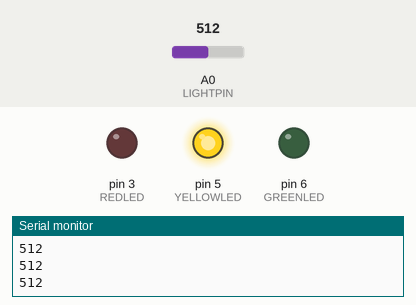
This sketch was run on a simulated Arduino Uno, built with avr-gcc and run on an emulated ATmega328P. On the bench: output pins drawn as LEDs (lit = HIGH), the last lines printed to the serial monitor. The test bench sets the inputs (shaded band); at power-on: A0 (LIGHTPIN) = 512.

Above: at 1.2 s.
1.3 s: A0 (LIGHTPIN) set to 584
2.8 s: A0 (LIGHTPIN) set to 613
At 4.0 s:
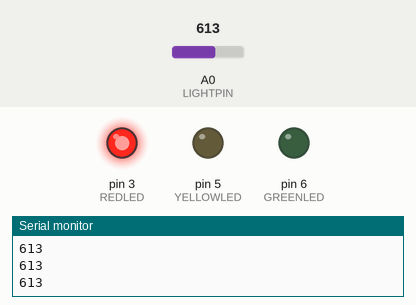
4.3 s: A0 (LIGHTPIN) set to 190
At 5.4 s:
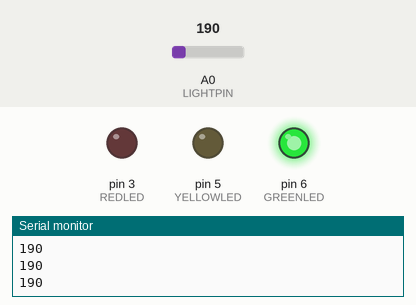
5.8 s: A0 (LIGHTPIN) set to 218
At 6.7 s:
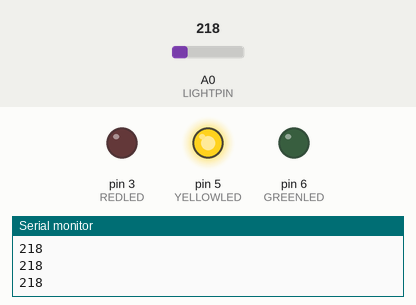
7.3 s: A0 (LIGHTPIN) set to 122
At 8.0 s:
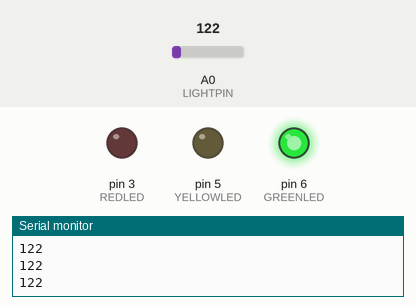
Timing chart, 0 to 9.8 s (numbered marks = the images above; inputs shaded):
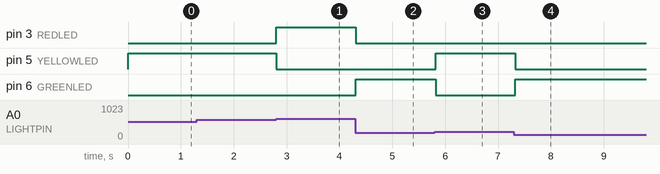

The sketch:

Exercise10_LEDs_temp.ino
```cpp
#define LIGHTPIN A0
#define ANALOGVALUE 1023

#define REDLED 3
#define YELLOWLED 5
#define GREENLED 6

void setup() {
  // put your setup code here, to run once:

  Serial.begin(9600);

  pinMode(LIGHTPIN, INPUT);

  pinMode(REDLED, OUTPUT);
  pinMode(YELLOWLED, OUTPUT);
  pinMode(GREENLED, OUTPUT);
}

void loop() {
  // put your main code here, to run repeatedly:

  int sensorValue = analogRead(LIGHTPIN);

  Serial.println(sensorValue);


  if(sensorValue < 200){
    //Low - green LED on
    TurnOnRightLED(0,1,0);

  } else if (sensorValue >= 200 && sensorValue < 600){
    //Medium - yellow LED on
    TurnOnRightLED(0,0,1);
  } else {
    //High - red LED on
    TurnOnRightLED(1,0,0);
  }

  delay(100);

}


void TurnOnRightLED(byte red, byte green, byte yellow){
    digitalWrite(GREENLED, green);
    digitalWrite(REDLED, red);
    digitalWrite(YELLOWLED, yellow);
}
```

Measured:
- the behaviour switches between 599 and 600 on A0 (LIGHTPIN) (found by bisection; images 0 and 1)
- the behaviour switches between 199 and 200 on A0 (LIGHTPIN) (found by bisection; images 2 and 3)
- after the input at 2.8 s, pin 3 (REDLED): LOW → HIGH at once; pin 5 (YELLOWLED): HIGH → LOW at once
- after the input at 4.3 s, pin 3 (REDLED): HIGH → LOW at once; pin 6 (GREENLED): LOW → HIGH at once
- after the input at 5.8 s, pin 5 (YELLOWLED): LOW → HIGH at once; pin 6 (GREENLED): HIGH → LOW at once
- after the input at 7.3 s, pin 5 (YELLOWLED): HIGH → LOW at once; pin 6 (GREENLED): LOW → HIGH at once
